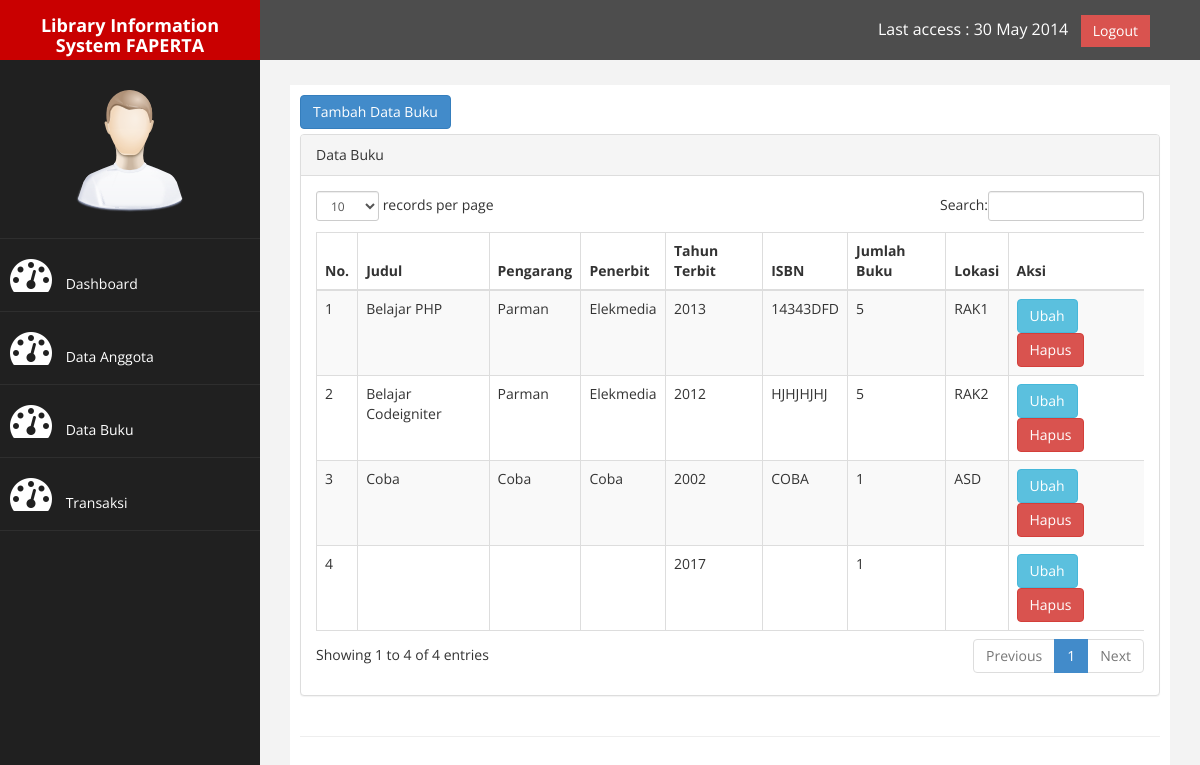
Page /?page=buku on the earlier database version.
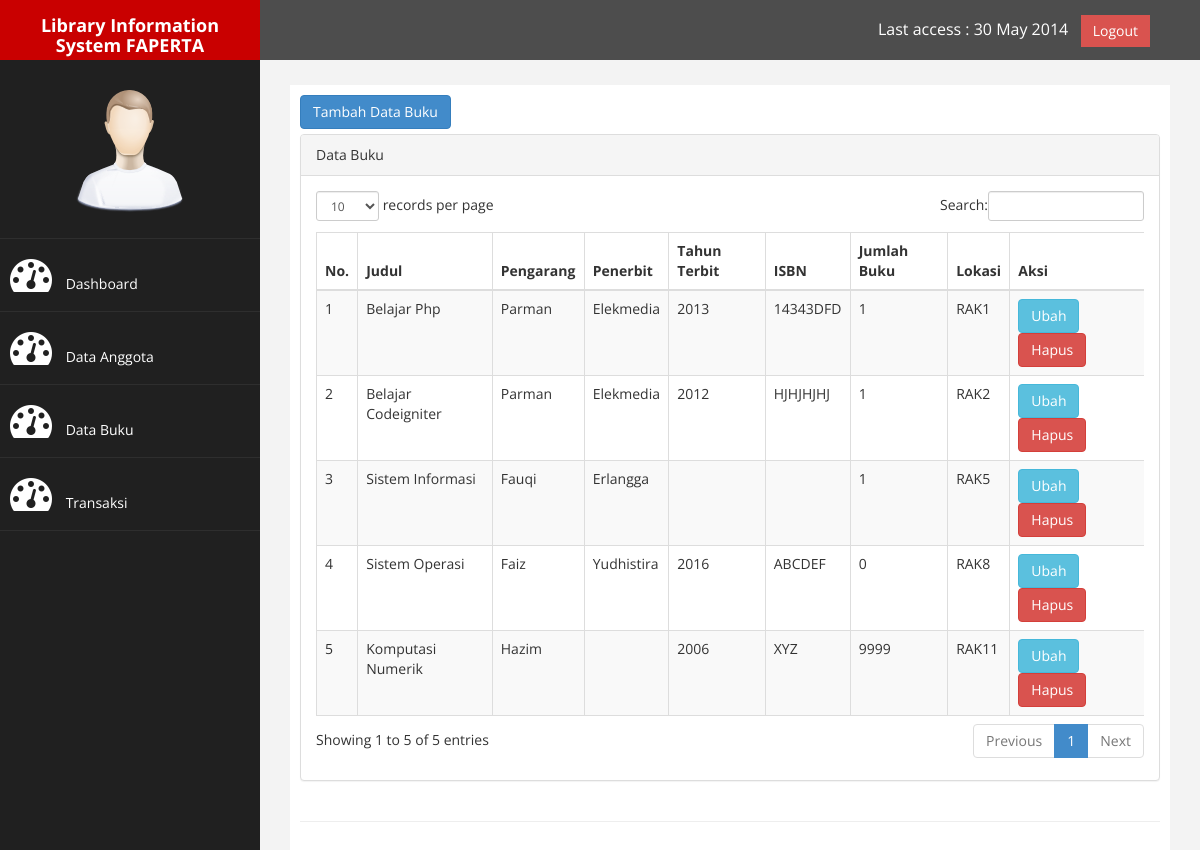
Same page on the later database version.
### tables this page shows
CREATE TABLE `tb_buku` (
  `id` int(9) NOT NULL,
  `judul` varchar(200) NOT NULL,
  `pengarang` varchar(200) DEFAULT NULL,
  `penerbit` varchar(100) DEFAULT NULL,
  `tahun_terbit` varchar(4) DEFAULT NULL,
  `isbn` varchar(25) DEFAULT NULL,
  `jumlah_buku` int(3) NOT NULL,
  `lokasi` varchar(15) NOT NULL,
  `tgl_input` date NOT NULL
);

### page/buku/buku.php (the view)
<a href="?page=buku&aksi=tambah_buku" class="btn btn-primary" style="margin-bottom: 5px">Tambah Data Buku</a>
<div class="row">
    <div class="col-md-12">
        <div class="panel panel-default">
            <div class="panel-heading">
                Data Buku
            </div>
            <div class="panel-body">
                <div class="table-responsive">
                    <table class="table table-striped table-bordered table-hover" id="dataTables-example">
                        <thead>
                            <tr>
                                <th>No.</th>
                                <th>Judul</th>
                                <th>Pengarang</th>
                                <th>Penerbit</th>
                                <th>Tahun Terbit</th>
                                <th>ISBN</th>
                                <th>Jumlah Buku</th>
                                <th>Lokasi</th>
                                <th>Aksi</th>
                            </tr>
                        </thead>
                        <tbody>
                            <?php
                                $no = 1;
                                $sql = mysqli_query($conn,"select * from tb_buku");
                                while ($data=mysqli_fetch_assoc($sql)) {
                            ?>
                            <tr>
                                <td style="text-transform: capitalize"><?php echo $no++; ?></td>
                                <td style="text-transform: capitalize"><?php echo $data['judul']; ?></td>
                                <td style="text-transform: capitalize"><?php echo $data['pengarang']; ?></td>
                                <td style="text-transform: capitalize"><?php echo $data['penerbit']; ?></td>
                                <td style="text-transform: capitalize"><?php echo $data['tahun_terbit']; ?></td>
                                <td style="text-transform: uppercase"><?php echo $data['isbn']; ?></td>
                                <td style="text-transform: capitalize"><?php echo $data['jumlah_buku']; ?></td>
                                <td style="text-transform: uppercase"><?php echo $data['lokasi']; ?></td>
                                <td>
                                    <a href="?page=buku&aksi=ubah_buku&id=<?php echo $data['id']; ?>" class="btn btn-info">Ubah</a>
                                    <a onclick="return confirm('Anda Yakin Ingin Menghapus Data Buku Ini?')" href="?page=buku&aksi=hapus_buku&id=<?php echo $data['id']; ?>" class="btn btn-danger">Hapus</a>
                                </td>
                            </tr>
                            <?php } ?>
                        </tbody>
                    </table>
                </div>
            </div>
        </div>
    </div>
</div>

### index.php (shortened to what this page needs)
<?php
    $conn = mysqli_connect("localhost", "root", "", "db_lis");
?>
<!DOCTYPE html>
<html xmlns="http://www.w3.org/1999/xhtml">
    <head>
        <link href="assets/css/bootstrap.css" rel="stylesheet" />
        <link href="assets/css/font-awesome.css" rel="stylesheet" />
        <link href="assets/css/custom.css" rel="stylesheet" />
        <link href="assets/js/dataTables/dataTables.bootstrap.css" rel="stylesheet" />
    </head>
    <body>
    <div id="wrapper">
        <nav class="navbar navbar-default navbar-cls-top " role="navigation" style="margin-bottom: 0">
            <div class="navbar-header">
                <a class="navbar-brand" href="//localhost/lis" style="font-size: large">Library Information System FAPERTA</a>
            </div>
            <div style="color: white;
                padding: 15px 50px 5px 50px;
                float: right;
                font-size: 16px;"> Last access : 30 May 2014 &nbsp; <a href="login.html" class="btn btn-danger square-btn-adjust">Logout</a>
            </div>
        </nav>
        <nav class="navbar-default navbar-side" role="navigation">
            <div class="sidebar-collapse">
                <ul class="nav" id="main-menu">
                    <li class="text-center">
                        <img src="assets/img/find_user.png" class="user-image img-responsive"/>
                    </li>
                    <li>
                        <a  href="//localhost/lis"><i class="fa fa-dashboard fa-3x"></i> Dashboard</a>
                    </li>
                    <li>
                        <a  href="?page=anggota"><i class="fa fa-dashboard fa-3x"></i> Data Anggota</a>
                    </li>
                    <li>
                        <a  href="?page=buku"><i class="fa fa-dashboard fa-3x"></i> Data Buku</a>
                    </li>
                    <li>
                        <a  href="?page=transaksi"><i class="fa fa-dashboard fa-3x"></i> Transaksi</a>
                    </li>
                </ul>
            </div>
        </nav>
        <div id="page-wrapper" >
            <div id="page-inner">
                <div class="row">
                    <div class="col-md-12">
                        <?php
                            $page = isset($_GET['page']) ? $_GET['page'] : null;
                            $aksi = isset($_GET['aksi']) ? $_GET['aksi'] : null;
                            if ($page == "anggota"){
                                if ($aksi == ""){
                                    include "page/anggota/anggota.php";
                                }elseif ($aksi == "tambah_anggota"){
                                    include "page/anggota/tambah_anggota.php";
                                }elseif ($aksi == "ubah_anggota"){
                                    include "page/anggota/ubah_anggota.php";
                                }elseif ($aksi == "hapus_anggota"){
                                    include "page/anggota/hapus_anggota.php";
                                }
                            }
                            elseif ($page == "buku"){
                                if ($aksi == ""){
                                    include "page/buku/buku.php";
                                }elseif ($aksi == "tambah_buku"){
                                    include "page/buku/tambah_buku.php";
                                }elseif ($aksi == "ubah_buku"){
                                    include "page/buku/ubah_buku.php";
                                }elseif ($aksi == "hapus_buku"){
                                    include "page/buku/hapus_buku.php";
                                }
                            }
                        ?>
                    </div>
                </div>
                <hr />
            </div>
        </div>
    </div>
    </body>
</html>

### assets/css/custom.css (style rules this page uses)
body { font-family: 'Open Sans', sans-serif; }
#wrapper { width: 100%; background:#202020; }
#page-wrapper { padding: 15px 15px; min-height: 600px; background:#F3F3F3; }
#page-inner { width:100%; margin:10px 20px 10px 0px; background-color:#fff!important; padding:10px; min-height:1200px; }
.text-center { text-align:center; }
.square-btn-adjust { border: 0px solid transparent; -webkit-border-radius: 0px; -moz-border-radius: 0px; border-radius: 0px; }
.user-image { margin: 25px auto; -webkit-border-radius: 10px; -moz-border-radius: 10px; border-radius: 10px; max-height:170px; max-width:170px; }
.navbar-cls-top .navbar-brand { color: #fff; background: #C90000; width: 260px; text-align: center; height: 60px; font-size: 30px; font-weight: 700; }
.sidebar-collapse , .sidebar-collapse .nav { background:none; }
.sidebar-collapse .nav { padding:0; }
.sidebar-collapse .nav > li > a { color:#fff; background:#202020; text-shadow:none; }
.sidebar-collapse > .nav > li > a { padding:15px 10px; }
.sidebar-collapse > .nav > li { border-bottom: 1px solid rgba(107, 108, 109, 0.19); }
.navbar-side { border:none; background-color: #202020; }
.navbar-cls-top { background:#4D4D4D; border-bottom:none; }
.navbar-default { border:0px solid black; }
.navbar-header { background: #A70303; }
.nav > li > a > i { margin-right:10px; }
@media (min-width:768px) { #page-wrapper { margin: 0 0 0 260px; padding: 15px 30px; min-height: 1200px; } }
@media (min-width:768px) { .navbar-side { z-index: 1; position: absolute; width: 260px; } }
@media (min-width:768px) { .navbar { border-radius: 0px; } }

Differences in the rows shown:
removed tb_buku: judul "Coba", pengarang "Coba", penerbit "Coba", tahun_terbit "2002", isbn "COBA", jumlah_buku "1", lokasi "ASD"
removed tb_buku: tahun_terbit "2017", jumlah_buku "1"
changed tb_buku "14343DFD": judul "Belajar PHP" → "Belajar Php"; jumlah_buku "5" → "1"
changed tb_buku "Belajar Codeigniter": jumlah_buku "5" → "1"
added tb_buku: judul "Sistem Informasi", pengarang "Fauqi", penerbit "Erlangga", jumlah_buku "1", lokasi "RAK5"
added tb_buku: judul "Sistem Operasi", pengarang "Faiz", penerbit "Yudhistira", tahun_terbit "2016", isbn "ABCDEF", jumlah_buku "0", lokasi "RAK8"
added tb_buku: judul "Komputasi Numerik", pengarang "Hazim", tahun_terbit "2006", isbn "XYZ", jumlah_buku "9999", lokasi "RAK11"
Other differences:
text written by a page script: "records per page Search: Showing 1 to 4 of 4 entries Previous 1 Next" → "records per page Search: Showing 1 to 5 of 5 entries Previous 1 Next"
